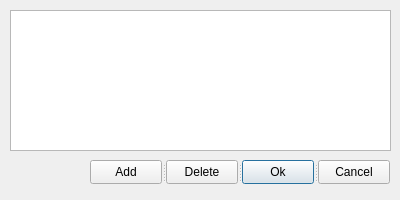
<?xml version="1.0" encoding="UTF-8"?>
<ui version="4.0">
 <class>Dialog</class>
 <widget class="QDialog" name="Dialog">
  <property name="geometry">
   <rect>
    <x>0</x>
    <y>0</y>
    <width>400</width>
    <height>200</height>
   </rect>
  </property>
  <property name="minimumSize">
   <size>
    <width>400</width>
    <height>200</height>
   </size>
  </property>
  <property name="maximumSize">
   <size>
    <width>400</width>
    <height>200</height>
   </size>
  </property>
  <property name="windowTitle">
   <string>Connector Configuration</string>
  </property>
  <widget class="QTableView" name="tableView">
   <property name="geometry">
    <rect>
     <x>10</x>
     <y>10</y>
     <width>381</width>
     <height>141</height>
    </rect>
   </property>
   <property name="styleSheet">
    <string notr="true"/>
   </property>
  </widget>
  <widget class="QSplitter" name="splitter">
   <property name="geometry">
    <rect>
     <x>90</x>
     <y>160</y>
     <width>300</width>
     <height>24</height>
    </rect>
   </property>
   <property name="orientation">
    <enum>Qt::Horizontal</enum>
   </property>
   <widget class="QPushButton" name="btnAdd">
    <property name="text">
     <string>Add</string>
    </property>
    <property name="icon">
     <iconset>
      <normaloff>resource/android-my-library-add-16-000000.png</normaloff>resource/android-my-library-add-16-000000.png</iconset>
    </property>
    <property name="flat">
     <bool>false</bool>
    </property>
   </widget>
   <widget class="QPushButton" name="btnDelete">
    <property name="text">
     <string>Delete</string>
    </property>
    <property name="icon">
     <iconset>
      <normaloff>resource/16x16-black-white-metro-delete-icon.png</normaloff>resource/16x16-black-white-metro-delete-icon.png</iconset>
    </property>
   </widget>
   <widget class="QPushButton" name="btnOk">
    <property name="text">
     <string>Ok</string>
    </property>
    <property name="default">
     <bool>true</bool>
    </property>
   </widget>
   <widget class="QPushButton" name="btnCancel">
    <property name="text">
     <string>Cancel</string>
    </property>
    <property name="default">
     <bool>false</bool>
    </property>
   </widget>
  </widget>
 </widget>
 <resources/>
 <connections>
  <connection>
   <sender>btnCancel</sender>
   <signal>clicked()</signal>
   <receiver>Dialog</receiver>
   <slot>close()</slot>
   <hints>
    <hint type="sourcelabel">
     <x>353</x>
     <y>171</y>
    </hint>
    <hint type="destinationlabel">
     <x>199</x>
     <y>98</y>
    </hint>
   </hints>
  </connection>
 </connections>
</ui>
